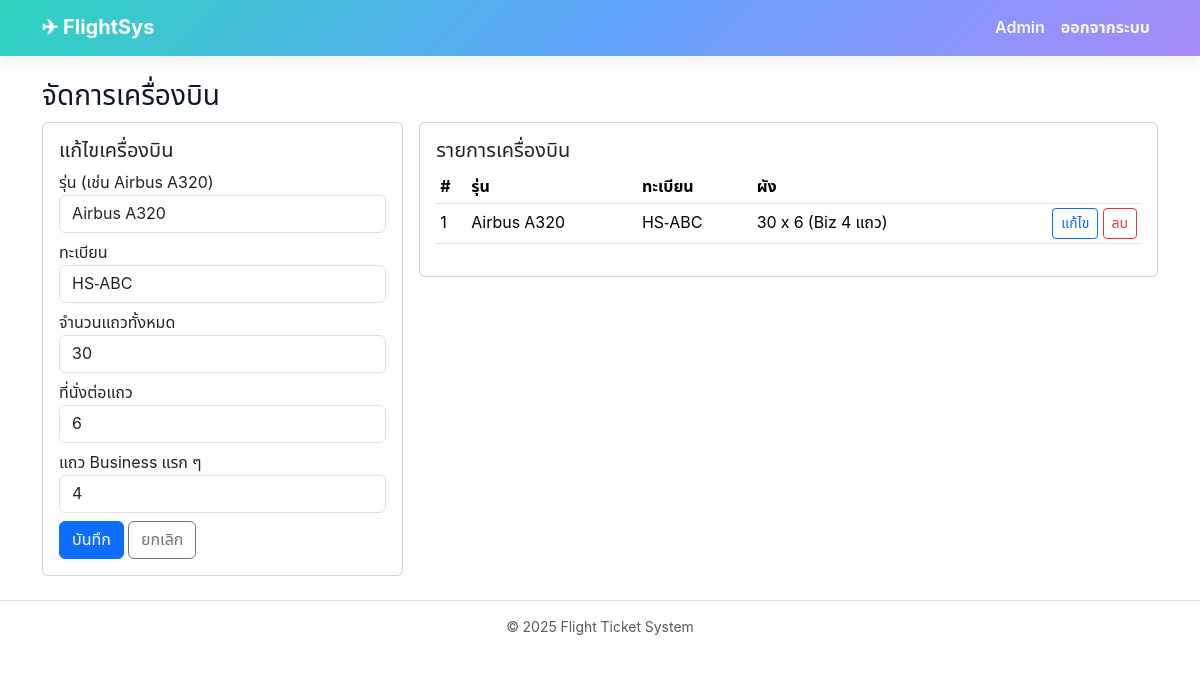
/admin/aircrafts.php?edit=1 (signed in), run on the app's committed database.
### tables this page shows
CREATE TABLE aircrafts (
  id INT AUTO_INCREMENT PRIMARY KEY,
  model VARCHAR(80) NOT NULL,
  registration VARCHAR(30) UNIQUE,
  seat_rows INT NOT NULL,
  seats_per_row INT NOT NULL,
  business_rows INT DEFAULT 0             
);

### admin/aircrafts.php (the view, shortened to what this page needs)
<?php
require_once __DIR__.'/../config/db.php';
$mode='create'; $edit=null;
if (isset($_GET['edit'])) {
  $mode='update';
  $q=$pdo->prepare("SELECT * FROM aircrafts WHERE id=?"); $q->execute([(int)$_GET['edit']]); $edit=$q->fetch();
}
$rows=$pdo->query("SELECT * FROM aircrafts ORDER BY id DESC")->fetchAll();
require_once __DIR__.'/../includes/header.php';
?>
<h3>จัดการเครื่องบิน</h3>
<div class="row g-3">
  <div class="col-md-4">
    <div class="card"><div class="card-body">
      <h5><?= $mode==='create'?'เพิ่มเครื่องบิน':'แก้ไขเครื่องบิน' ?></h5>
      <form method="post">
        <div class="mb-2"><label>รุ่น (เช่น Airbus A320)</label><input class="form-control" name="model" required value="<?= $edit['model'] ?? '' ?>"></div>
        <div class="mb-2"><label>ทะเบียน</label><input class="form-control" name="registration" value="<?= $edit['registration'] ?? '' ?>"></div>
        <div class="mb-2"><label>จำนวนแถวทั้งหมด</label><input type="number" class="form-control" name="seat_rows" required value="<?= $edit['seat_rows'] ?? 30 ?>"></div>
        <div class="mb-2"><label>ที่นั่งต่อแถว</label><input type="number" class="form-control" name="seats_per_row" required value="<?= $edit['seats_per_row'] ?? 6 ?>"></div>
        <div class="mb-2"><label>แถว Business แรก ๆ</label><input type="number" class="form-control" name="business_rows" value="<?= $edit['business_rows'] ?? 4 ?>"></div>
        <button class="btn btn-primary"><?= $mode==='create'?'เพิ่ม':'บันทึก' ?></button>
        <?php if($mode==='update'): ?><a href="aircrafts.php" class="btn btn-outline-secondary">ยกเลิก</a><?php endif; ?>
      </form>
    </div></div>
  </div>
  <div class="col-md-8">
    <div class="card"><div class="card-body">
      <h5>รายการเครื่องบิน</h5>
      <table class="table table-sm align-middle">
        <thead><tr><th>#</th><th>รุ่น</th><th>ทะเบียน</th><th>ผัง</th><th></th></tr></thead>
        <tbody>
        <?php foreach($rows as $r): ?>
          <tr>
            <td><?= $r['id'] ?></td>
            <td><?= htmlspecialchars($r['model']) ?></td>
            <td><?= htmlspecialchars($r['registration']) ?></td>
            <td><?= $r['seat_rows'] ?> x <?= $r['seats_per_row'] ?> (Biz <?= (int)$r['business_rows'] ?> แถว)</td>
            <td class="text-end">
              <a class="btn btn-sm btn-outline-primary" href="?edit=<?= $r['id'] ?>">แก้ไข</a>
              <form method="post" class="d-inline" onsubmit="return confirm('ลบเครื่องบินนี้?')">
                <button class="btn btn-sm btn-outline-danger">ลบ</button>
              </form>
            </td>
          </tr>
        <?php endforeach; ?>
        </tbody>
      </table>
    </div></div>
  </div>
</div>
<?php require_once __DIR__.'/../includes/footer.php'; ?>

### assets/css/style.css (style rules this page uses)
:root { --brand:#2563eb; --gradient: linear-gradient(135deg,#2dd4bf 0%, #60a5fa 50%, #a78bfa 100%); }
body { font-family: "Noto Sans Thai","Inter",system-ui,-apple-system,"Segoe UI",Roboto,"Helvetica Neue",Arial,"Noto Sans",sans-serif; color:#0f172a; }

### data on the page
aircrafts: model "Airbus A320", registration "HS-ABC", seat_rows "30", seats_per_row "6", business_rows "4", id "1"
